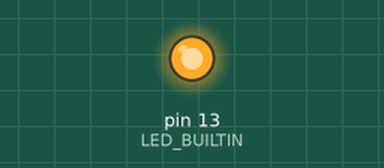
Simulated run of this sketch. Board: Arduino Uno, built with avr-gcc and run on an emulated ATmega328P. Shown: output pins drawn as LEDs (lit = HIGH).

Above: at 0.2 s.
At 12.1 s:
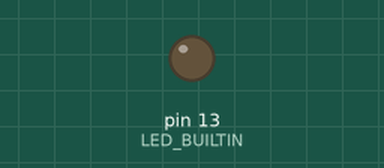
Timing chart, 0 to 17.2 s (numbered marks = the images above):
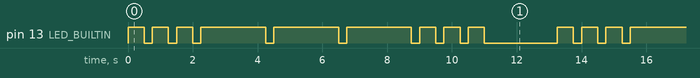

Measured:
- by itself, pin 13 (LED_BUILTIN): repeats every 13.3 s: 2 × (LOW 0.25 s, HIGH 0.50 s), 3 × (LOW 0.25 s, HIGH 2.0 s), 3 × (LOW 0.25 s, HIGH 0.50 s), LOW 2.3 s, HIGH 0.50 s
- by itself, everything shown: repeats every 13.3 s, in 18 steps

The sketch:

morse.ino
```cpp
// variables to do morse code
const int point = 500;
const int trait = 2000;
const int chut = 250;
int s[] = {point, point, point};
int o[] = {trait, trait, trait};

void setup() {
  // put your setup code here, to run once:
  // initialize digital pin LED_BUILTIN as an output.
  pinMode(LED_BUILTIN, OUTPUT);
}

void loop() {
  // affichage de s
  for (int signal = 0; signal < 3; signal++) {
    digitalWrite(LED_BUILTIN, HIGH);   // turn the LED on (HIGH is the voltage level)
    delay(s[signal]);                       // wait for a second
    digitalWrite(LED_BUILTIN, LOW);    // turn the LED off by making the voltage LOW
    delay(chut);                       // wait for a second
  }
  // affichage de o
  for (int signal = 0; signal < 3; signal++) {
    digitalWrite(LED_BUILTIN, HIGH);   // turn the LED on (HIGH is the voltage level)
    delay(o[signal]);                       // wait for a second
    digitalWrite(LED_BUILTIN, LOW);    // turn the LED off by making the voltage LOW
    delay(chut);                       // wait for a second
  }
  // affichage de s
  for (int signal = 0; signal < 3; signal++) {
    digitalWrite(LED_BUILTIN, HIGH);   // turn the LED on (HIGH is the voltage level)
    delay(s[signal]);                       // wait for a second
    digitalWrite(LED_BUILTIN, LOW);    // turn the LED off by making the voltage LOW
    delay(chut);                       // wait for a second
  }
  delay(8*chut);                       // wait for a second
}
```
